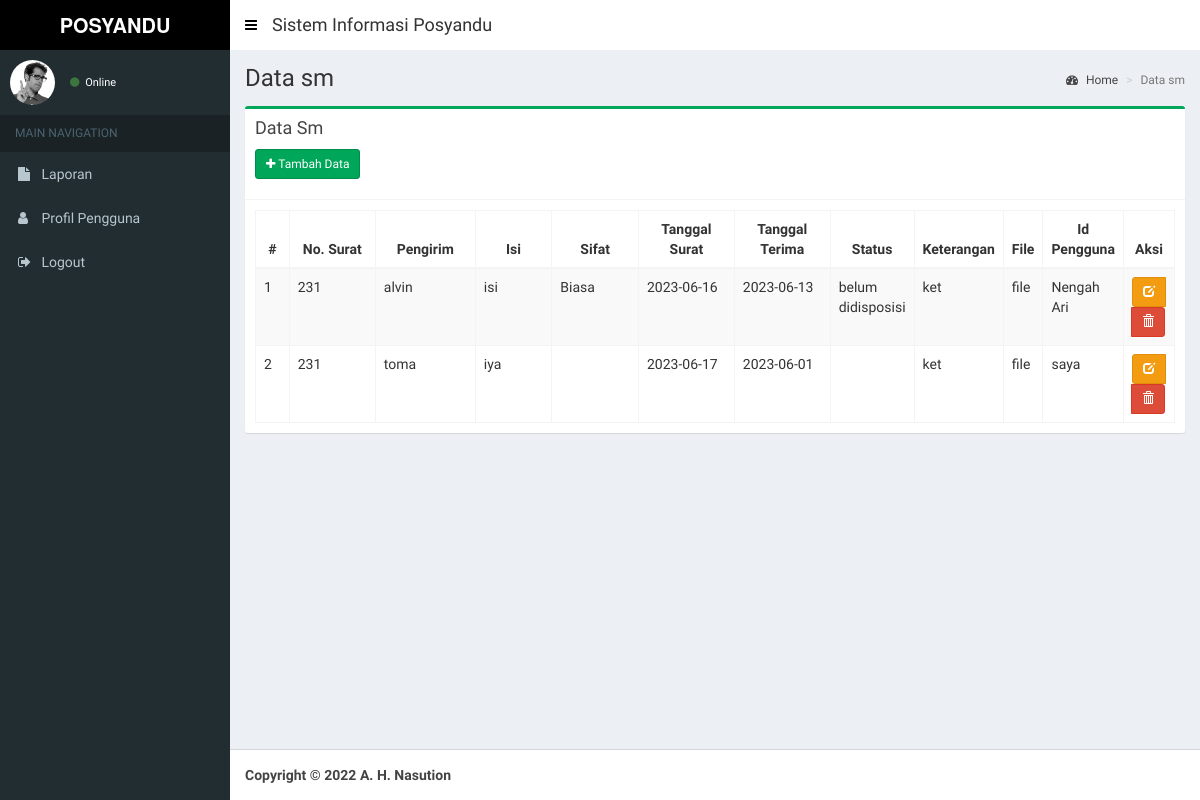
Screenshot of /index.php/sm with the database file from the repository.
### tables this page shows
CREATE TABLE `sm` (
  `id_sm` int NOT NULL,
  `nosurat` varchar(20) NOT NULL,
  `pengirim` varchar(50) NOT NULL,
  `isi` varchar(100) NOT NULL,
  `sifat` enum('Biasa','Segera','Penting','Rahasia') NOT NULL,
  `tglsurat` date NOT NULL,
  `tglterima` date NOT NULL,
  `status` enum('sudah didisposisi','belum didisposisi') NOT NULL,
  `keterangan` varchar(100) NOT NULL,
  `file` varchar(30) NOT NULL,
  `id_pengguna` int NOT NULL
);

CREATE TABLE `akses` (
  `id_pengguna` int NOT NULL,
  `nama_pengguna` varchar(50) NOT NULL,
  `alamat` varchar(50) NOT NULL,
  `telp` varchar(12) NOT NULL,
  `email` varchar(50) NOT NULL,
  `username` varchar(30) NOT NULL,
  `password` varchar(30) NOT NULL,
  `level` enum('lurah','sekretaris','admin') NOT NULL
);

### application/controllers/Sm.php (called while the page is built, shortened)
<?php
class Sm extends CI_Controller {
	public function __construct()
	{
		$this->load->model('Sm_model', 'sm');
		$this->load->model('Akses_model', 'akses');
		$this->load->helper('tgl_indo');
		$this->load->helper('security');
	}
	public function index()
	{
		$data = array(
			'title'			=> 'SISTEM SURAT',
			'judul'			=> 'Data sm',
			'data' 			=> $this->sm->tabel()->result(),
			'content'		=> 'sm/v_content',
			'ajax'	 		=> 'sm/v_ajax'
		);
		$this->load->view('layout/v_wrapper', $data, FALSE);
	}
}

### index.php (called while the page is built, shortened)
<?php
require_once BASEPATH.'core/CodeIgniter.php';

### application/views/layout/v_content.php (called while the page is built, shortened)
 	<?php
	if ($content)
	{
		$this->load->view($content);
	}
?>

### application/models/Sm_model.php (called while the page is built, shortened)
<?php
class Sm_model extends CI_Model {
	public function tabel($where = null)
	{
		if($where == null){
			$this->db->select('*');
			$this->db->from('sm');
			$this->db->join('akses', 'sm.id_pengguna = akses.id_pengguna');
			$this->db->order_by('sm.id_sm', 'Asc');
			$query = $this->db->get();
		}
		return $query;
	}
}

### application/views/sm/v_content.php (the view, shortened to what this page needs)
<section class="content-header">
  <h1>
    <?= $judul ?>
  </h1>
  <ol class="breadcrumb">
    <li><a href="<?= base_url() ?>dashboard"><i class="fa fa-dashboard"></i> Home</a></li>
    <li class="active"><?= $judul ?></li>
  </ol>
</section>
<section class="content">
  <div class="row">
    <div class="col-xs-12">
      <div class="box box-success">
        <div class="box-header with-border">
          <h3 class="box-title">Data Sm</h3>
          <div style="padding-top: 10px;">
          <p><a href="<?= base_url(); ?>sm/add" class="btn btn-sm btn-success icon-btn"><i class="fa fa-plus"></i> Tambah Data</a></p>
          </div>
        </div>
        <div class="box-body">
          <table id="example1" class="table table-bordered table-striped" style="width: 100%;">
              <thead>
                  <tr>
                      <th style="width: 5%;text-align: center;">#</th>
                      <th style="width: 15%;text-align: center;">No. Surat</th>
                      <th style="width: 15%;text-align: center;">Pengirim</th>
                      <th style="width: 15%;text-align: center;">Isi</th>
                      <th style="width: 15%;text-align: center;">Sifat</th>
                      <th style="width: 15%;text-align: center;">Tanggal Surat</th>
                      <th style="width: 15%;text-align: center;">Tanggal Terima</th>
                      <th style="width: 13%;text-align: center;">Status</th>
                      <th style="width: 13%;text-align: center;">Keterangan</th>
                      <th style="width: 13%;text-align: center;">File</th>
                      <th style="width: 13%;text-align: center;">Id Pengguna</th>
                      <th style="width: 13%;text-align: center;">Aksi</th>
                  </tr>
              </thead>
              <tbody>
                  <?php $total= 0; $no=1; foreach($data as $row){  ?>
                  <tr>
                      <td><?= $no++ ?></td>
                      <td><?= $row->nosurat ?></td>
                      <td><?= $row->pengirim ?></td>
                      <td><?= $row->isi ?></td>
                      <td><?= $row->sifat ?></td>
                      <td><?= $row->tglsurat ?></td>
                      <td><?= $row->tglterima ?></td>
                      <td><?= $row->status ?></td>
                      <td><?= $row->keterangan ?></td>
                      <td><?= $row->file ?></td>
                      <td><?= $row->nama_pengguna ?></td>
                      <td style="text-align: center;">
                          <form action="<?= base_url() ?>sm/delete/<?= $row->id_sm ?>" method="post">
                              <div class="btn-group">
                                  <a href="<?= base_url() ?>sm/edit/<?= $row->id_sm ?>" class=" btn btn-sm btn-warning" data-toggle="tooltip" title="Edit"><span class="glyphicon glyphicon-edit"></span></a>
                                  <button class="btn btn-sm btn-danger" type="submit" onclick="return confirm('Yakin ingin menghapus data?')" data-toggle="tooltip" title="Hapus"><span class="glyphicon glyphicon-trash"></span></button>
                              </div>
                          </form>
                      </td>
                  </tr>
                <?php } ?>
              </tbody>
          </table>
        </div>
      </div>
    </div>
  </div>
</section>

### application/views/layout/v_wrapper.php (shortened to what this page needs)
<!DOCTYPE html>
<html>
  <head>
    <link rel="stylesheet" href="<?= base_url() ?>public/lte/bootstrap/css/bootstrap.min.css">
    <link rel="stylesheet" href="https://maxcdn.bootstrapcdn.com/font-awesome/4.4.0/css/font-awesome.min.css">
    <link rel="stylesheet" href="https://code.ionicframework.com/ionicons/2.0.1/css/ionicons.min.css">
    <link rel="stylesheet" href="<?= base_url() ?>public/lte/plugins/datatables/dataTables.bootstrap.css">
    <link rel="stylesheet" href="<?= base_url() ?>public/lte/plugins/select2/select2.min.css">
    <link rel="stylesheet" href="<?= base_url() ?>public/lte/dist/css/AdminLTE.min.css">
    <link rel="stylesheet" href="<?= base_url() ?>public/lte/dist/css/skins/_all-skins.min.css">
    <link rel="stylesheet" href="<?= base_url() ?>public/lte/plugins/fullcalendar/dist/fullcalendar.min.css">
    <link rel="stylesheet" href="<?= base_url() ?>public/lte/plugins/fullcalendar/dist/fullcalendar.print.min.css" media="print">
    <link rel="stylesheet" href="<?= base_url() ?>public/lte/plugins/bootstrap-colorpicker/dist/css/bootstrap-colorpicker.min.css">
  </head>
  <body class="hold-transition skin-green sidebar-mini">
    <div class="wrapper">
      <header class="main-header" style="background-color: #ffffff">
         <?php  include 'v_head.php'; ?>
      </header>
      <aside class="main-sidebar">
        <?php  include 'v_sidebar.php'; ?>
      </aside>
      <div class="content-wrapper">
        <?php include 'v_content.php'; ?>
      </div>
      <footer class="main-footer">
        <?php  include 'v_footer.php'; ?>
      </footer>
    </div>
  </body>
</html>

### application/views/layout/v_head.php (shortened to what this page needs)
<a href="<?= base_url() ?>public/lte/index2.html" class="logo" style="background-color: black;" >
  <span class="logo-lg"><b>POSYANDU MANDIRI</b></span>
</a>
<nav class="navbar navbar-static-top" role="navigation" style="background-color: #ffffff">
  <a href="#" class="sidebar-toggle" data-toggle="offcanvas" role="button">
  </a>
  <div style="padding: 5px;">
  <h4>Sistem Informasi Posyandu</h4>
  </div>
</nav>

### application/views/layout/v_sidebar.php (shortened to what this page needs)
<section class="sidebar">
  <div class="user-panel">
    <div class="pull-left image">
      <img src="<?= base_url() ?>public/lte/dist/img/user2-160x160.jpg" class="img-circle" alt="User Image">
    </div>
    <div class="pull-left info">
      <a href="#"><i class="fa fa-circle text-success"></i> Online</a>
    </div>
  </div>
  <ul class="sidebar-menu">
    <li class="header">MAIN NAVIGATION</li>
    <li class="laporan" id="laporan">
      <a href="<?= base_url() ?>laporan">
        <i class="fa fa-file"></i> <span>Laporan</span>
      </a>
    </li>
    <li class="profil" id="profil">
      <a href="<?= base_url() ?>profil">
        <i class="fa fa-user"></i> <span>Profil Pengguna</span>
      </a>
    </li>
    <li>
      <a href="<?= base_url() ?>login/logout">
        <i class="fa fa-sign-out"></i> <span>Logout</span>
      </a>
    </li>
  </ul>
</section>

### application/views/layout/v_footer.php (shortened to what this page needs)
<strong>Copyright &copy; 2022 A. H. Nasution </strong><br>

### application/views/layout/v_wrapper.php (style rules this page uses)
.skin-green .main-header .navbar .sidebar-toggle { color: black; }

### rows the page displays
sm: nosurat "231", pengirim "alvin", isi "isi", sifat "Biasa", tglsurat "2023-06-16", tglterima "2023-06-13", status "belum didisposisi", keterangan "ket", file "file", id_pengguna.nama_pengguna "Nengah Ari"
sm: nosurat "231", pengirim "toma", isi "iya", tglsurat "2023-06-17", tglterima "2023-06-01", keterangan "ket", file "file", id_pengguna.nama_pengguna "saya"

### other values shown
$judul "Data sm"
